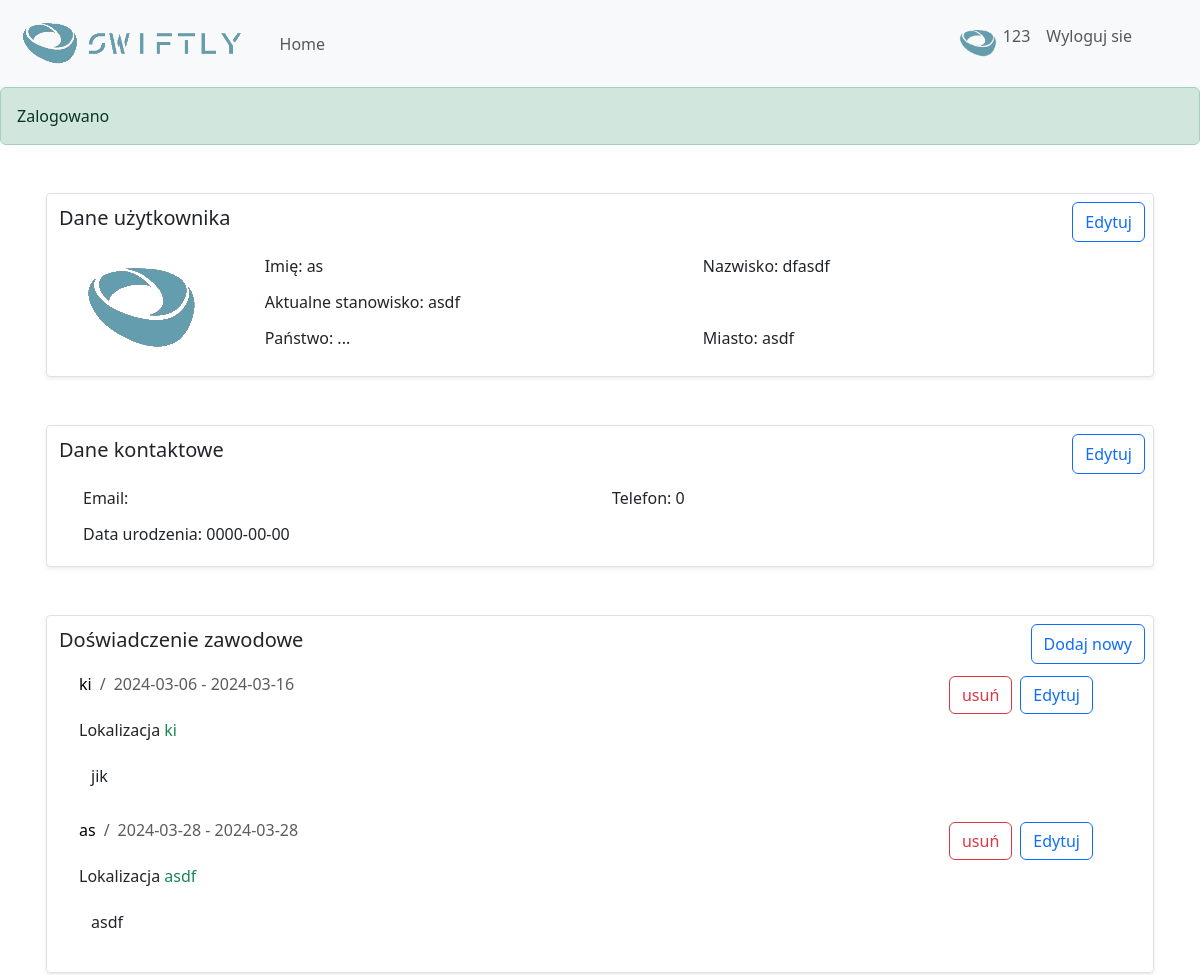
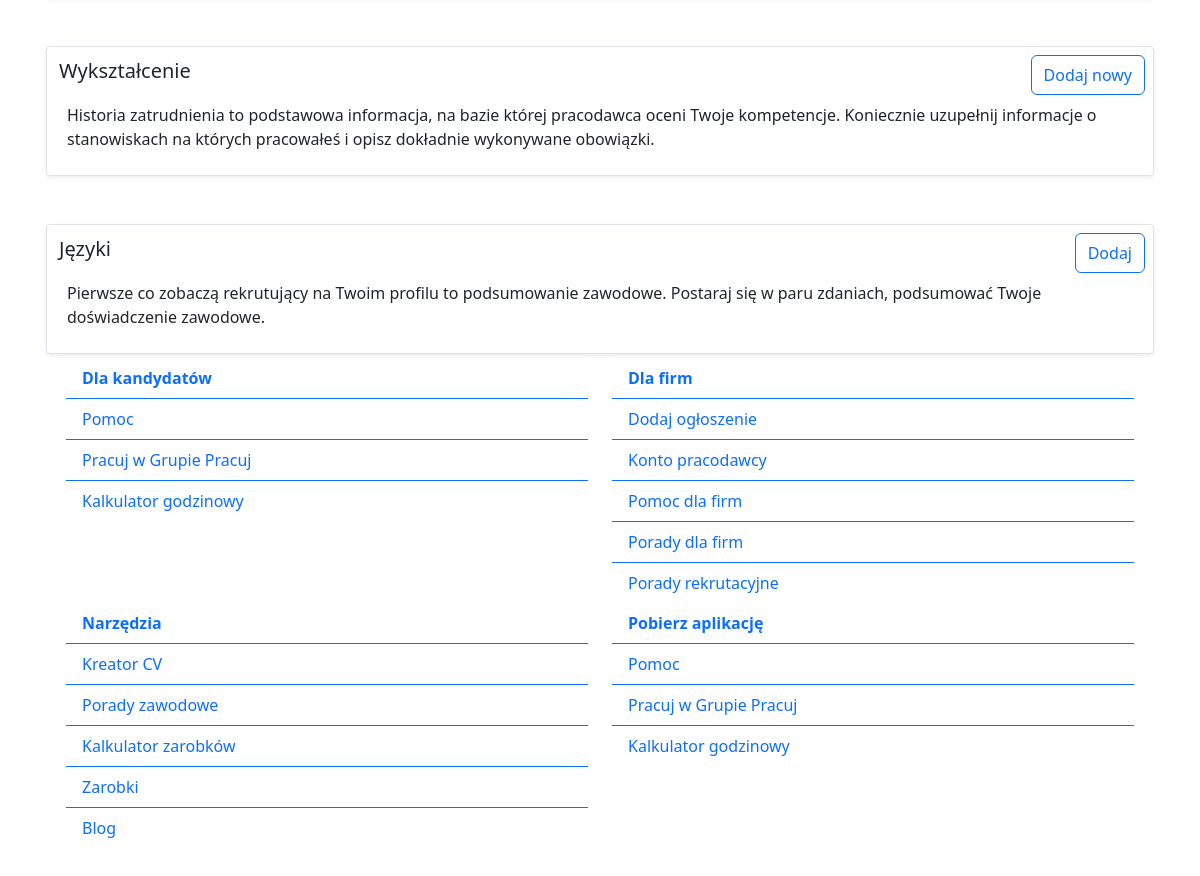
Before: /users/profil (signed in) with the older database file (2 pictures, top to bottom).
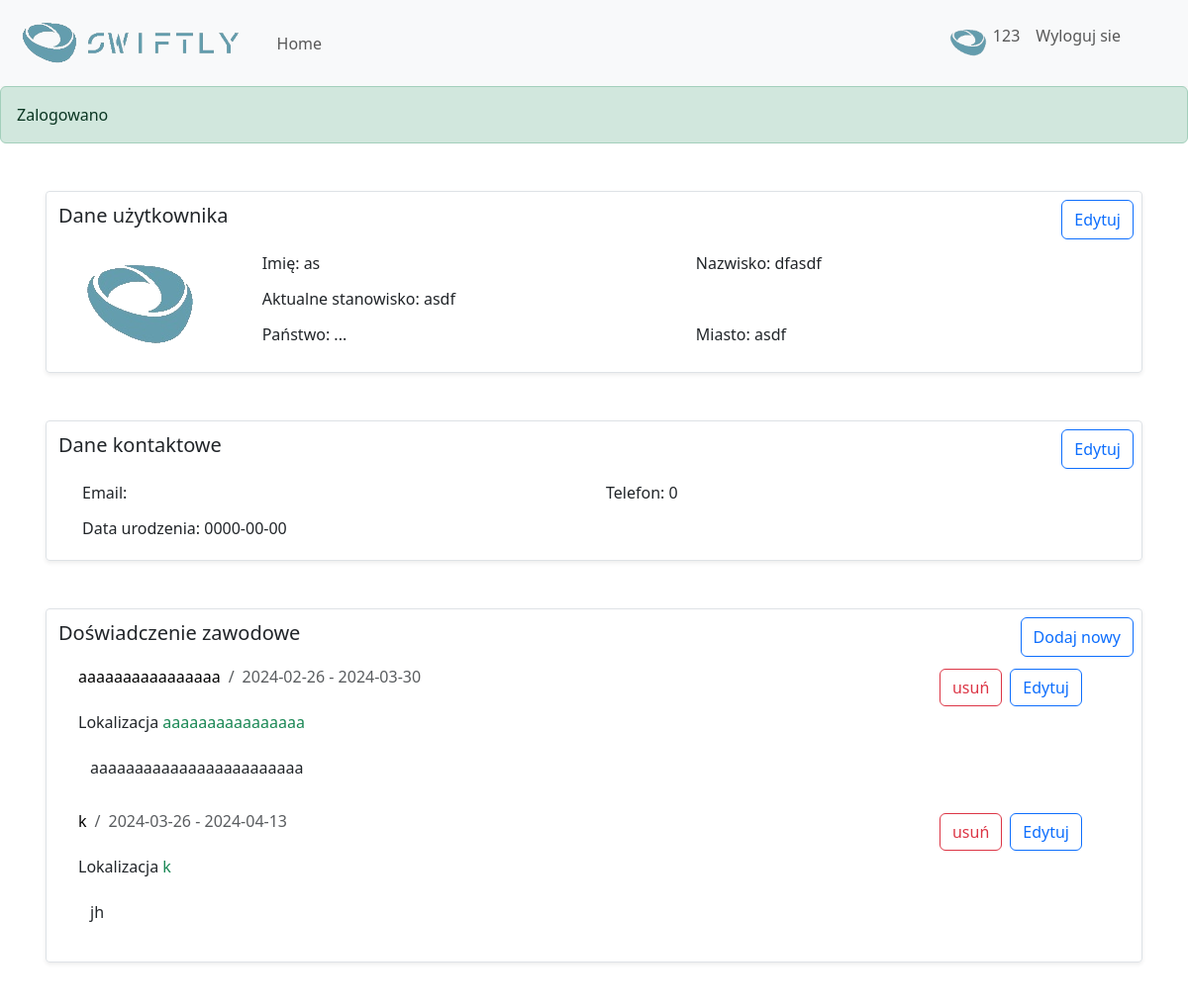
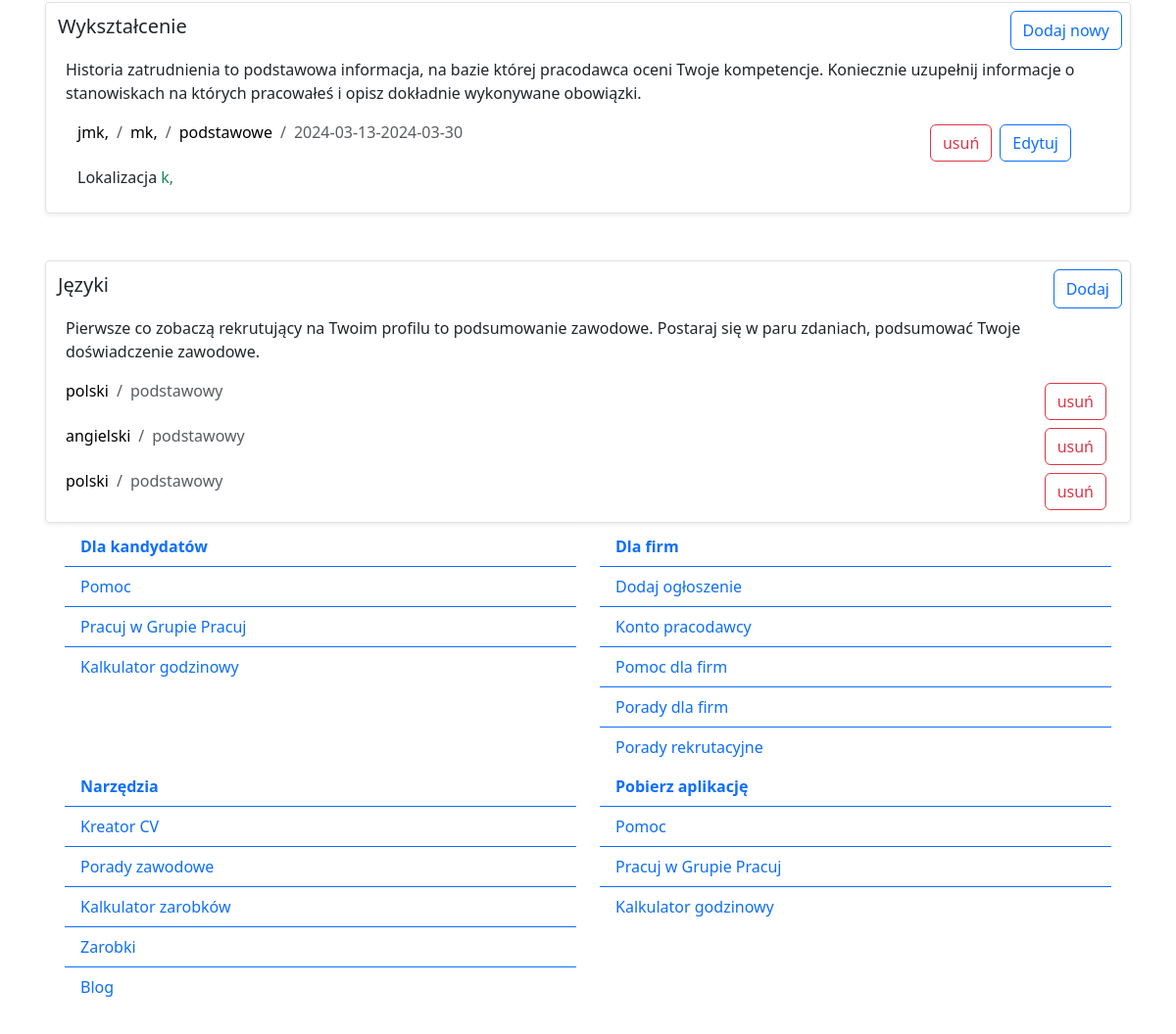
After: the same page with the newer database file (2 pictures, top to bottom).
### tables this page shows
CREATE TABLE `user_data` (
  `user_data_id` int(10) UNSIGNED NOT NULL,
  `user_id` int(10) UNSIGNED NOT NULL,
  `name` varchar(25) NOT NULL,
  `surname` varchar(25) NOT NULL,
  `birth_date` date NOT NULL,
  `email` varchar(50) NOT NULL,
  `telephone_number` decimal(9,0) NOT NULL,
  `pfp` blob NOT NULL,
  `city` varchar(35) NOT NULL,
  `currnent_occupation` varchar(75) NOT NULL,
  `nationality` varchar(50) NOT NULL
);

CREATE TABLE `user_experience` (
  `experience_id` int(10) UNSIGNED NOT NULL,
  `user_id` int(10) UNSIGNED NOT NULL,
  `position` varchar(75) NOT NULL,
  `company` varchar(50) NOT NULL,
  `localization` varchar(35) NOT NULL,
  `period_start` date NOT NULL,
  `period_end` date NOT NULL,
  `duties` text NOT NULL
);

CREATE TABLE `user_education` (
  `education_id` int(10) UNSIGNED NOT NULL,
  `user_id` int(10) UNSIGNED NOT NULL,
  `school_name` varchar(75) NOT NULL,
  `city` varchar(35) NOT NULL,
  `level` enum('podstawowe','zawodowe','Äąâ€şrednie','licencjat','inÄąÄ˝ynier','magister','doktor','doktor habilitowany','profesor') NOT NULL,
  `specialization` varchar(75) NOT NULL,
  `period_start` date NOT NULL,
  `period_end` date NOT NULL
);

CREATE TABLE `user_language` (
  `language_id` int(11) NOT NULL,
  `language` varchar(35) NOT NULL,
  `level` enum('podstawowy',' Äąâ€şrednio-zaawansowany','zaawansowany','') NOT NULL,
  `user_id` int(10) UNSIGNED NOT NULL
);

### app/Model.php (called while the page is built, shortened)
<?php
abstract class Model {
    protected $dbh;
    protected $stmt;
    public function __construct() {
        $this->dbh = new PDO("mysql:host=".DB_HOST.";dbname=".DB_NAME, DB_USER, DB_PASS);
    }
    public function query($query) {
        $this->stmt = $this->dbh->prepare($query);
    }
    public function bind($param, $value, $type = null){
        if (is_null($type)) {
            if (is_int($value)) {
                $type = PDO::PARAM_INT;
            }
        }
        $this->stmt->bindValue($param, $value, $type);
    }
    public function execute() {
        $this->stmt->execute();
    }
    public function resultSet() {
        $this->execute();
    return $this->stmt->fetchAll(PDO::FETCH_ASSOC);
    }
    public function single() {
        $this->execute();
        return $this->stmt->fetch(PDO::FETCH_ASSOC);
    }
}

### controllers/UsersController.php (called while the page is built, shortened)
<?php
    class UsersController extends Controller{
        public function Profil() {
            $userModel = new User();
            $model = [
                "userData"=>$userModel->getUserData(),
                "userContract"=>$userModel->getUserContract(),
                "userExperience"=>$userModel->getUserExperienceWorks(),
                "userEducation"=>$userModel->getUserEducations(),
                "userLanguage"=>$userModel->getUserLanguages()
            ];
            $this->returnView('profil',$model);
        }
    }
?>

### models/user.php (the view, shortened to what the rows shown need)
<?php
    class User extends Model{
        public function getUserData(){
            $this->query("Select * FROM user_data WHERE user_id = :user_id");
            $this->bind(':user_id', $_SESSION['user_data']['id']);
            $row = $this->single();
                if($row){
                    ?>
                    <div class="row m-1">
                        <div class="col-6">
                            <label class="form-label">Imię: <?php echo $row['name'] ?> </label>
                        </div>
                        <div class="col-6">
                            <label class="form-label">Nazwisko: <?php echo $row['surname'] ?></label>
                        </div>
                    </div>
                    <div class="row m-1">
                        <div class=col">
                            <label class="form-label">Aktualne stanowisko: <?php echo $row['currnent_occupation'] ?> </label>
                        </div>
                    </div>
                    <div class="row m-1">
                        <div class="col-6">
                            <label class="form-label">Państwo: <?php echo $row['nationality'] ?> </label>
                        </div>
                        <div class="col-6">
                            <label class="form-label">Miasto: <?php echo $row['city'] ?></label>
                        </div>
                    </div>
                    <?php
            }
            $content = ob_get_contents();
            return $content;
        }
        public function getUserContract(){
            $this->query("Select * FROM user_data WHERE user_id = :user_id");
            $this->bind(':user_id', $_SESSION['user_data']['id']);
            $row = $this->single();
                if($row){
                    echo <<< html
                        <div class="row m-1">
                        <div class="col-lg-6 col-md-12">
                    html;
                    echo '<label class="form-label">Email: '. $row['email'] .' </label>';
                    echo "</div>";
                    echo  '<div class="col-lg-6 col-md-12">';
                    echo '<label class="form-label">Telefon: '.$row['telephone_number'].' </label>';
                    echo <<< html
                        </div>
                        </div>
                        <div class="row m-1">
                        <div class="col">
                    html;
                    echo '<label class="form-label">Data urodzenia: '.$row['birth_date'].' </label>';
                    echo <<< html
                            </div>
                        </div>
                    html;
            }
            $content = ob_get_contents();
            return $content;
        }
        public function getUserExperienceWorksView($data){
            $experienceId = $data['experience_id'];
            ?>
            <div class="col">
                <div class="container">
                    <div class='row MyUncollapse' id='ExperienceWork_Information_<?php echo $experienceId; ?>'>
                        <div class="row d-flex">
                            <div class="col-10">
                                <nav aria-label="breadcrumb d-flex">
                                    <ol class="breadcrumb">
                                        <li class='breadcrumb-item '><a class="text-decoration-none text-black"><?php echo $data['position']; ?></a></li>
                                        <li class='breadcrumb-item active' aria-current='page'><?php echo $data['period_start'] . " - " . $data['period_end']; ?></li>
                                    </ol>
                                </nav>
                            </div>
                            <div class="col-2 d-flex justify-content-end">
                                <form method='post' action ='<?php echo ROOT_URL; ?>users/deleteExperienceWork'>
                                    <button type='submit' class="btn btn-outline-danger m-1">usuń</button>
                                </form>
                                <button type="button" class="btn btn-outline-primary m-1" onclick="Btn_Add('ExperienceWork_Information_<?php echo $experienceId; ?>', 'ExperienceWork_UpdateForm_<?php echo $experienceId; ?>')">Edytuj</button>
                            </div>
                        </div>
                        <div class='col-12'>
                            <p>Lokalizacja <span class='text-success'><?php echo $data['localization']; ?></span></p>
                            <textarea class='form-control bg-transparent border-0' placeholder='Leave a comment here' disabled><?php echo $data['duties']; ?></textarea>
                        </div>
                    </div>
                </div>
            </div>
            <?php
            $content = ob_get_contents();
            return $content;
        }
        public function getUserExperienceWorks(){
            $this->query("Select * FROM user_experience WHERE user_id = :user_id");
            $this->bind(':user_id', $_SESSION['user_data']['id']);
            $result = $this->resultSet();
            $data = [];
            foreach($result as $row){
                if($row){
                    $experienceWork = [
                    "experience_id" => $row['experience_id'],
                    "position" => $row['position'],
                    "localization" => $row['localization'],
                    "company" => $row['company'],
                    "period_start" => $row['period_start'],
                    "period_end" => $row['period_end'],
                    "duties" => $row['duties']
                    ];
                    array_push($data, $this->getUserExperienceWorksView($experienceWork));
                }
            }
            return $data;
        }
        public function getUserEducations(){
            $this->query("SELECT * FROM `user_education` WHERE user_id = :user_id");
            $this->bind(':user_id', $_SESSION['user_data']['id']);
            $result = $this->resultSet();
            $data = [];
            foreach($result as $row){
                if($row){
                    $education = [
                    "education_id" => $row['education_id'],
                    "school_name" => $row['school_name'],
                    "city" => $row['city'],
                    "level" => $row['level'],
                    "specialization" => $row['specialization'],
                    "period_start" => $row['period_start'],
                    "period_end" => $row['period_end'],
                    ];
                    array_push($data, $this->getUserEducationView($education));
                }
            }
            return $data;
        }
        public function getUserEducationView($data){
            ?>
            <div class="col">
                    <div class="container">
                        <div class="row MyUncollapse" id="Experience_Iformation_<?php echo $data["education_id"]?>">
                            <div class="row d-flex">
                                <div class="col-5">
                                    <nav aria-label="breadcrumb d-flex">
                                        <ol class="breadcrumb">
                                            <li class="breadcrumb-item"><a class="text-decoration-none text-black"><?php echo $data["school_name"] ?></a></li>
                                            <li class="breadcrumb-item"><a class="text-decoration-none text-black"><?php echo $data["specialization"] ?></a></li>
                                            <li class="breadcrumb-item"><a class="text-decoration-none text-black"><?php echo $data["level"] ?></a></li>
                                            <li class="breadcrumb-item active" aria-current="page"><?php echo $data["period_start"]."-".$data["period_end"]?></li>
                                        </ol>
                                    </nav>
                                </div>
                                <div class="col-7 d-flex justify-content-end">
                                    <form method="post" action="<?php echo ROOT_URL ?>users/deleteUserEducation">
                                        <button type="submit" class="btn btn-outline-danger m-1">usuń</button>
                                    </form>
                                    <button type="button" class="btn btn-outline-primary m-1" onclick="Btn_Add('Experience_Iformation_<?php echo $data['education_id']?>','Experience_UpdateForm_<?php echo $data['education_id']?>')">Edytuj</button>
                                </div>
                            </div>
                            <div class="col-5">
                                <p>Lokalizacja <span class="text-success"><?php echo $data["city"] ?></span> </p>
                            </div>
                        </div>
                    </div>
                </div>
            <?php
            $content = ob_get_contents();
            return $content;
        }
        public function getUserLanguages(){
            $this->query("Select * FROM user_language WHERE user_id = :user_id");
            $this->bind(':user_id', $_SESSION['user_data']['id']);
            $result = $this->resultSet();
            $data = [];
            foreach($result as $row){
                if($row){
                    $language = [
                    "language_id" => $row['language_id'],
                    "language" => $row['language'],
                    "level" => $row['level'],
                    ];
                    array_push($data, $this->getUserLanguagesViews($language));
                }
            }
            return $data;
        }
        public function getUserLanguagesViews($data){
            ?>
                 <div class="row d-flex">
                    <div class="col-10">
                        <nav aria-label="breadcrumb d-flex">
                            <ol class="breadcrumb">
                                <li class='breadcrumb-item'><a class="text-decoration-none text-black"><?php echo $data['language']; ?></a></li>
                                <li class='breadcrumb-item active' aria-current='page'><?php echo $data['level']; ?></li>
                            </ol>
                        </nav>
                    </div>
                    <div class="col-2 d-flex justify-content-end">
                        <form method='post' action ='<?php echo ROOT_URL; ?>users/deleteUserLanguage'>
                            <button type='submit' class="btn btn-outline-danger m-1">usuń</button>
                        </form>
                    </div>
                </div>
            <?php
            $content = ob_get_contents();
            return $content;
        }
    }
?>

### views/users/profil.php (shortened to what the rows shown need)
<div class="container mt-5 mb-5">
    <div class=" border p-1 rounded-1 m-1 shadow-sm">
        <div class="row">
            <div class="col-6">
                <h1 class="d-flex p-2 fs-5">Dane użytkownika </h1>
            </div>
        </div>
        <div class="row m-1">
            <div class="col-lg-10 col-md-9">
                <div class="MyUncollapse" id="UserDataInformations">
                    <?php echo $model['userData'];  ?>
                </div>
            </div>
        </div>
    </div>
    <div class=" border p-1 rounded-1 m-1 mt-5 shadow-sm">
        <div class="row">
            <div class="col-6">
                <h1 class="d-flex p-2 fs-5">Dane kontaktowe </h1>
            </div>
        </div>
        <div class="row m-1">
            <div class="col">
                <div class="col">
                    <div class="MyUncollapse" id="UserContact_Informations">
                        <?php echo $model['userContract']; ?>
                    </div>
                </div>
            </div>
        </div>
    </div>
    <div class=" border p-1 rounded-1 m-1 mt-5 shadow-sm">
        <div class="row">
            <div class="col-6">
                <h1 class="d-flex p-2 fs-5">Doświadczenie zawodowe </h1>
            </div>
        </div>
        <div class="row m-1">
            <div class="col">
                <?php
                foreach ($model['userExperience'] as $content ) {
                    echo $content;
                }
                 ?>
            </div>
        </div>
    </div>
    <div class=" border p-1 rounded-1 m-1 mt-5 shadow-sm">
        <div class="row">
            <div class="col-6">
                <h1 class="d-flex p-2 fs-5">Wykształcenie</h1>
            </div>
        </div>
        <div class="row m-1">
            <div class="col">
                <?php
                    foreach ($model['userEducation'] as $content ) {
                        echo $content;
                    }
                ?>
            </div>
        </div>
    </div>
    <div class=" border p-1 rounded-1 m-1 mt-5 shadow-sm">
            <div class="row">
                <div class="col-2">
                    <h1 class="d-flex p-2 fs-5">Języki</h1>
                </div>
            </div>
            <div class="row m-1">
                <div class="col">
                    <div class="col">
                        <?php
                            foreach ($model['userLanguage'] as $content ) {
                                echo $content;
                            }
                        ?>
                    </div>
                </div>
            </div>
        </div>
</div>

Changed rows visible on the page:
removed user_experience: position "ki", period_start "2024-03-06", period_end "2024-03-16", localization "ki", duties "jik"
removed user_experience: position "as", period_start "2024-03-28", period_end "2024-03-28", localization "asdf", duties "asdf"
added user_experience: position "aaaaaaaaaaaaaaaa", period_start "2024-02-26", period_end "2024-03-30", localization "aaaaaaaaaaaaaaaa", duties "aaaaaaaaaaaaaaaaaaaaaaaa"
added user_experience: position "k", period_start "2024-03-26", period_end "2024-04-13", localization "k", duties "jh"
added user_education: school_name "jmk,", specialization "mk,", level "podstawowe", period_start "2024-03-13", period_end "2024-03-30", city "k,"
added user_language: language "polski", level "podstawowy"
added user_language: language "angielski", level "podstawowy"
added user_language: language "polski", level "podstawowy"
